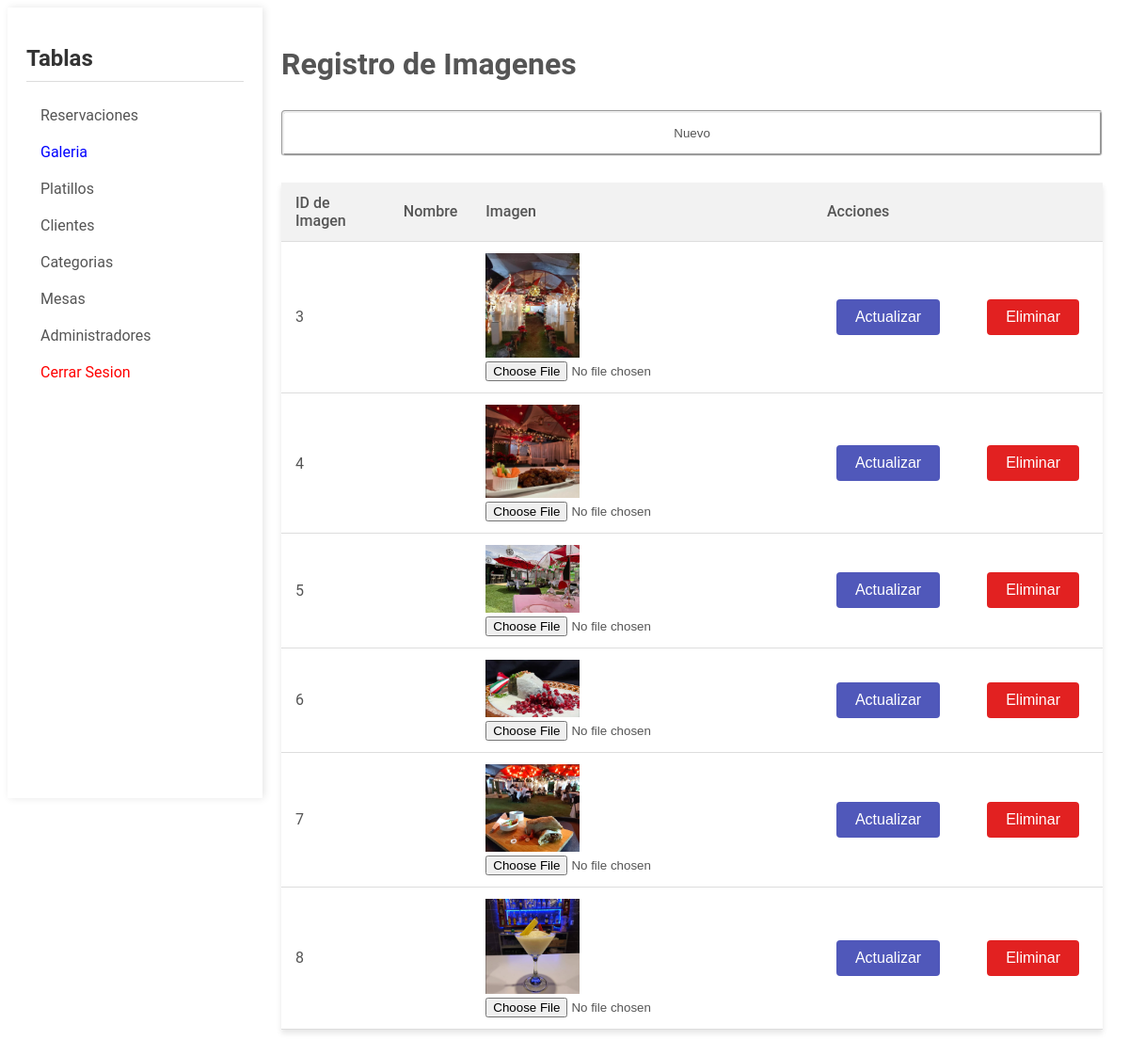
Screenshot of /admGaleria.php (signed in) with the database file from the repository.
### tables this page shows
CREATE TABLE `galeria` (
  `idImagen` int NOT NULL,
  `ruta` varchar(255) NOT NULL,
  `nombre` varchar(50) NOT NULL
);

### dao/Database.php (called while the page is built, shortened)
<?php
class Database
{
    private static $instance = null;
    private function __construct()
    {
        $dsn = 'mysql:host=localhost;dbname=higal';
        $username = 'esteban';
        $password = '@Database23';
        $options = [
            PDO::ATTR_PERSISTENT => true,
            PDO::ATTR_ERRMODE => PDO::ERRMODE_EXCEPTION
        ];
        try {
            $this->pdo = new PDO($dsn, $username, $password, $options);
        } catch (PDOException $e) {
            echo 'Connection failed: ' . $e->getMessage();
        }
    }
    public static function getInstance()
    {
        if (self::$instance === null) {
            self::$instance = new Database();
        }
        return self::$instance->pdo;
    }
}

### dao/galeriaDAO.php (called while the page is built, shortened)
<?php
require_once 'Database.php';
class GaleriaDAO
{
    private $pdo;
    public function __construct()
    {
        $this->pdo = Database::getInstance();
    }
    public function obtenerImagenes()
    {
        try {
            $sql = "SELECT * FROM galeria";
            $stmt = $this->pdo->prepare($sql);
            $stmt->execute();
            $datos = $stmt->fetchAll(PDO::FETCH_ASSOC);
            return $datos;
        } catch (PDOException $e) {
            echo "Error: " . $e->getMessage();
            return false;
        }
    }
}

### admGaleria.php (the view, shortened to what this page needs)
<?php
include 'dao/galeriaDAO.php';
?>
<!DOCTYPE html>
<html lang="es">
<head>
    <link rel="stylesheet" href="assets/css/adminPanel.css">
</head>
<body>
    <div class="container">
        <aside class="sidebar">
            <h2>Tablas</h2>
            <ul>
                <li><a href="admReservacion.php">Reservaciones</a></li>
                <li><a href="admGaleria.php" style="color:blue;">Galeria</a></li>
                <li><a href="admPlatillo.php">Platillos</a></li>
                <li><a href="admCliente.php">Clientes</a></li>
                <li><a href="admCategoria.php">Categorias</a></li>
                <li><a href="admMesa.php">Mesas</a></li>
                <li><a href="admAdmin.php">Administradores</a></li>
                <li><a href="controller/sesionKiller.php" style="color:#ff0000;">Cerrar Sesion</a></li>
            </ul>
        </aside>
        <main class="content">
            <h1>Registro de Imagenes</h1>
            <button onclick="mostrarFormulario()">Nuevo</button>
            <table>
                <thead>
                    <tr>
                        <th>ID de Imagen</th>
                        <th>Nombre</th>
                        <th>Imagen</th>
                        <th>Acciones</th>
                        <th></th>
                    </tr>
                </thead>
                <tbody>
                    <?php
                    $galeriaDAO = new GaleriaDAO();
                    $datos = $galeriaDAO->obtenerImagenes();
                    if ($datos !== false && count($datos) > 0) {
                        foreach ($datos as $row) {
                            echo "
                    <tr>
                        <form action='controller/galeriaLogic.php' method='post' enctype='multipart/form-data'>
                            <td><input type='hidden' name='idImagen' value='" . htmlspecialchars($row["idImagen"]) . "'>
                                " . htmlspecialchars($row["idImagen"]) . "
                            </td>
                            <td><input type='hidden' name='nombre' value='" . htmlspecialchars($row["nombre"]) . "'>" . htmlspecialchars($row["nombre"]) . "</td>
                            <td>
                                <img src='" . $row["ruta"] . "' alt='Imagen de " . $row["nombre"] . "' style='width: 100px;'>
                                <input type='hidden' name='oldImagen' value='" . $row["ruta"] . "'>
                                <input type='file' name='imagen' accept='image/*' required>
                            </td>
                            <td>
                                <input type='hidden' name='action' value='update'>
                                <input type='submit' style='background-color: #5058ba; margin:10px; color: white; padding: 10px 20px; border: none; border-radius: 4px; cursor: pointer; font-size: 16px;' value='Actualizar'>
                            </td>
                        </form>
                        <td>
                            <form action='controller/galeriaLogic.php' method='post'>
                                <input type='hidden' name='idImagen' value='" . htmlspecialchars($row["idImagen"]) . "'>
                                <input type='hidden' name='oldImagen' value='" . $row["ruta"] . "'>
                                <input type='hidden' name='action' value='delete'>
                                <input type='submit' style='background-color: #e22121; margin:10px; color: white; padding: 10px 20px; border: none; border-radius: 4px; cursor: pointer; font-size: 16px;' value='Eliminar'>
                            </form>
                        </td>
                    </tr>
                    ";
                        }
                    } else {
                        echo "<tr><td colspan='5'>No se encontraron imagenes.</td></tr>";
                    }
                    ?>
                </tbody>
            </table>
        </main>
    </div>
</body>
</html>

### assets/css/adminPanel.css (style rules this page uses)
body { font-family: 'Roboto', sans-serif; color: #555; }
.container { display: flex; }
.sidebar { width: 240px; height: 100vh; background-color: #ffffff; box-shadow: 2px 0 8px rgba(0,0,0,0.1); overflow-y: auto; padding: 20px; }
.sidebar h2 { font-size: 24px; color: #333; border-bottom: 1px solid #ddd; padding-bottom: 10px; margin-bottom: 10px; }
.sidebar ul { list-style: none; padding: 0px; }
.sidebar ul li a { display: block; padding: 10px 15px; text-decoration: none; color: #555; font-size: 16px; transition: background-color 0.3s; }
.content { flex-grow: 1; padding: 20px; }
table { width: 100%; border-collapse: collapse; background-color: #fff; box-shadow: 0 4px 6px rgba(0, 0, 0, 0.1); margin-top: 20px; }
th, td { text-align: left; align-content: left; padding: 12px 15px; border-bottom: 1px solid #ddd; }
th { background-color: #f2f2f2; font-weight: 500; color: #555; text-align: left; }
button { width: 100%; background-color: #FFFFFF; color: #555; padding: 14px 20px; margin: 8px 0; border: groove; border-radius: 4px; cursor: pointer; }

### rows the page displays
galeria: idImagen "3", ruta (picture)
galeria: idImagen "4", ruta (picture)
galeria: idImagen "5", ruta (picture)
galeria: idImagen "6", ruta (picture)
galeria: idImagen "7", ruta (picture)
galeria: idImagen "8", ruta (picture)
